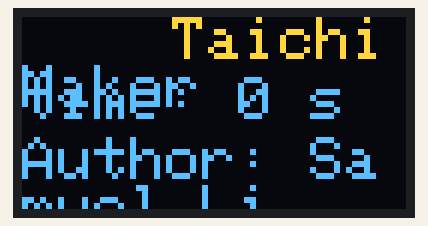
The sketch below on a simulated Arduino Uno, built with avr-gcc and run on an emulated ATmega328P. On the bench: 128×64 one-colour display. The OLED is the two-colour kind (top 16 rows yellow).

Above: at 0.1 s.
At 4.1 s:
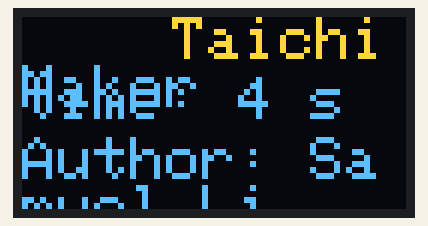
At 9.1 s:
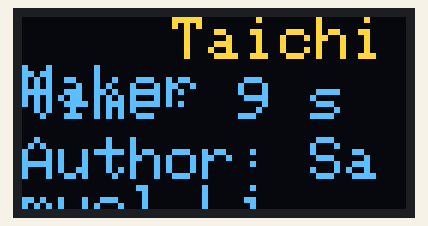
At 19.1 s:
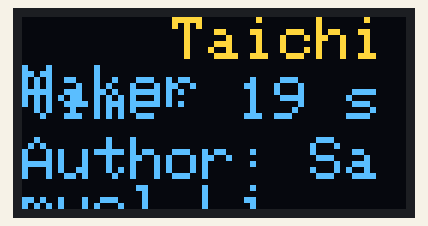
At 28.1 s:
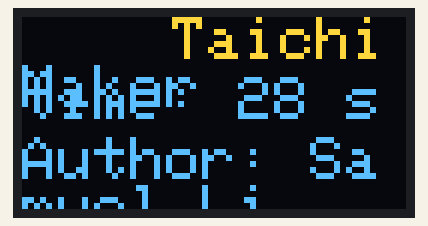
At 38.1 s:
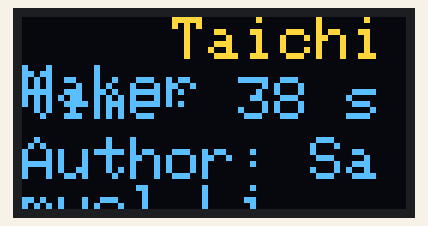

Measured:
- what the display in image 1 shows lasts 1.0 s, from 4.1 s to 5.1 s

The sketch:

sketch_dec04a.ino
```cpp
// 引入IIC通讯所需的Wire库文件
// 教程参考http://www.taichi-maker.com/homepage/reference-index/arduino-library-index/wire-library/
#include <Wire.h>

// 引入驱动OLED0.96所需的库
#include <Adafruit_GFX.h>
#include <Adafruit_SSD1306.h>

#define SCREEN_WIDTH 128 // 设置OLED宽度,单位:像素
#define SCREEN_HEIGHT 64 // 设置OLED高度,单位:像素

// 自定义重置引脚,虽然教程未使用,但却是Adafruit_SSD1306库文件所必需的
#define OLED_RESET 4
Adafruit_SSD1306 display(SCREEN_WIDTH, SCREEN_HEIGHT, &Wire, OLED_RESET);

void setup()
{
  // 初始化Wire库
  //  Wire.begin();

  // 初始化OLED并设置其IIC地址为 0x3C
  display.begin(SSD1306_SWITCHCAPVCC, 0x3C);
}

void loop()
{
  words_display();
  display.display();
}

void words_display()
{
  // 清除屏幕
  display.clearDisplay();

  // 设置字体颜色,白色可见
  display.setTextColor(WHITE);

  //设置字体大小
  display.setTextSize(2);

  //设置光标位置
  display.setCursor(50, 0);
  display.print("TaichiMaker");

  display.setCursor(0, 20);
  display.print("time: ");
  //打印自开发板重置以来的秒数：
  display.print(millis() / 1000);
  display.print(" s");

  display.setCursor(0, 40);
  display.print("Author: ");
  display.print("Samuel Li");
}
```
